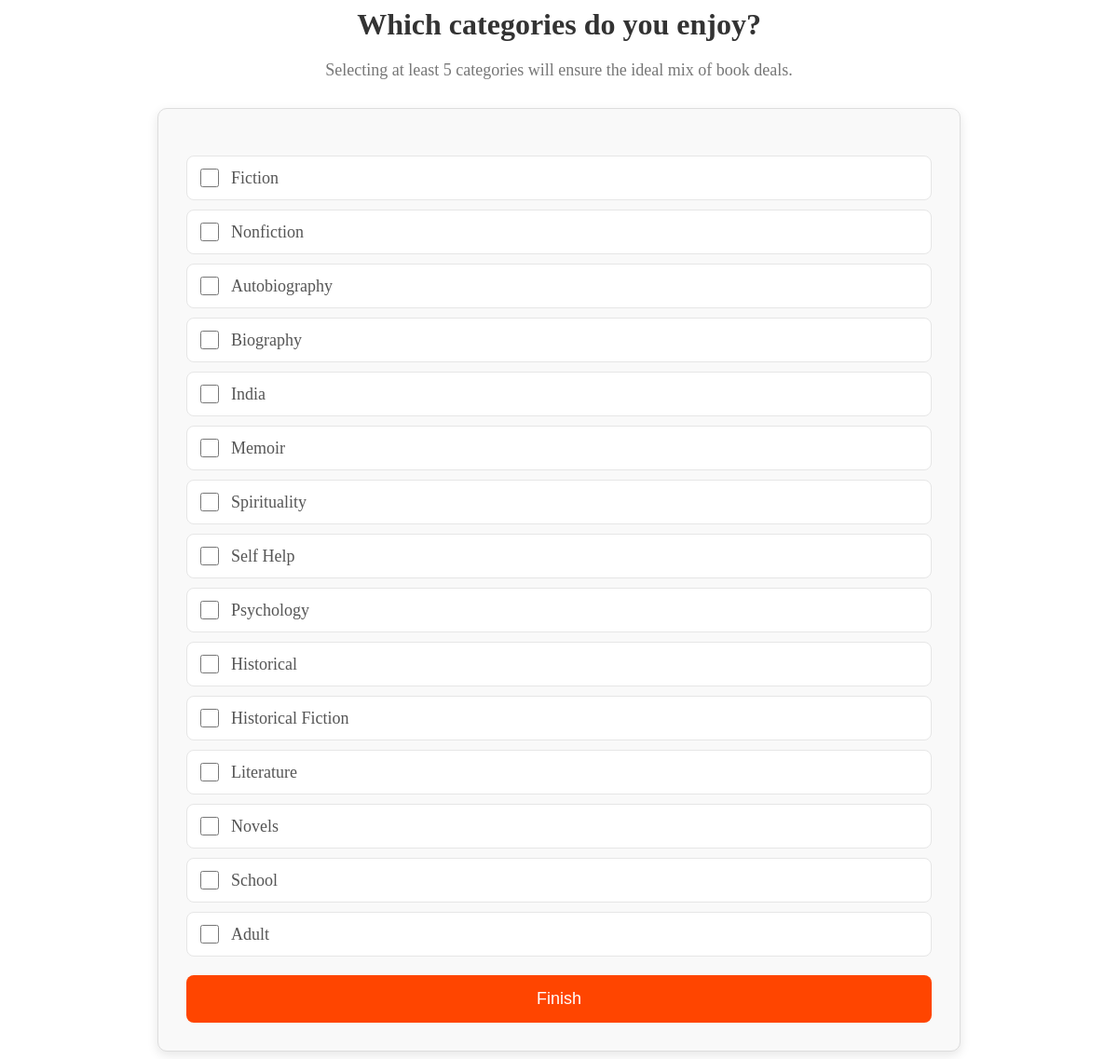
Screenshot of /category-selection/ (signed in) with the database file from the repository.
### main/models.py (models this page shows, shortened)
class Genre(models.Model):
    name = models.CharField(max_length=200)

### main/views.py (the view)
# urls.py: path('category-selection/', category_selection_view, name='category_selection'),
@csrf_protect
def category_selection_view(request):
    user_profile = UserProfile.objects.get(user=request.user)  # Get the user's profile
    if request.method == 'POST':
        form = CategorySelectionForm(request.POST)
        if form.is_valid():
            selected_genres = request.POST.getlist('genres')  # 'genres' now refers to Genre model
            user = request.user
            user_profile.genres.set(selected_genres)  # Use set() to update the many-to-many field
            user_profile.save()
            return redirect('book_list')  # Redirect to book_list after selection
    else:
        form = CategorySelectionForm()
    genres = Genre.objects.all()  # Fetch all genres from the Genre model
    return render(request, 'category_selection.html', {
        'form': form,
        'selected_genres': genres  # Pass the genres to the template
    })

### main/forms.py (shortened to what this page needs)
class CategorySelectionForm(forms.Form):
    genres = forms.ModelMultipleChoiceField(
        queryset=Genre.objects.all(),  # Pull genres from the Genre model
        widget=forms.CheckboxSelectMultiple,  # Render checkboxes
        required=True
    )

### main/templates/category_selection.html (shortened to what this page needs)
{% load static %}
<link rel="stylesheet" href="{% static 'book_comparison/category_style.css' %}">
<h1>Which categories do you enjoy?</h1>
<p>Selecting at least 5 categories will ensure the ideal mix of book deals.</p>
<form method="POST">
    <div class="category-section">
        {% for genre in selected_genres %}
            <div class="category-group">
                <input type="checkbox" id="{{ genre.id }}" name="genres" value="{{ genre.id }}">
                <label for="{{ genre.id }}">{{ genre.name }}</label>
            </div>
        {% endfor %}
    </div>
    <button type="submit">Finish</button>
</form>

### static/book_comparison/category_style.css (style rules this page uses)
form { max-width: 800px; margin: auto; padding: 30px; background-color: #f9f9f9; border: 1px solid #ddd; border-radius: 10px; box-shadow: 0 4px 12px rgba(0, 0, 0, 0.1); }
h1 { text-align: center; font-size: 32px; margin-bottom: 20px; color: #333; }
p { text-align: center; font-size: 18px; color: #777; margin-bottom: 30px; }
.category-section { margin: 20px 0; }
.category-group { display: flex; align-items: center; padding: 10px; margin-bottom: 10px; border: 1px solid #e6e6e6; border-radius: 8px; background-color: #fff; transition: box-shadow 0.2s ease-in-out; }
label { font-size: 18px; color: #555; margin-left: 10px; cursor: pointer; }
input[type="checkbox"] { width: 20px; height: 20px; cursor: pointer; accent-color: #ff4500; }
button { display: block; width: 100%; background-color: #ff4500; color: white; border: none; padding: 15px; font-size: 18px; cursor: pointer; border-radius: 8px; transition: background-color 0.3s ease; }

### rows the page displays
Genre: name "Fiction"
Genre: name "Nonfiction"
Genre: name "Autobiography"
Genre: name "Biography"
Genre: name "India"
Genre: name "Memoir"
Genre: name "Spirituality"
Genre: name "Self Help"
Genre: name "Psychology"
Genre: name "Historical"
Genre: name "Historical Fiction"
Genre: name "Literature"
Genre: name "Novels"
Genre: name "School"
Genre: name "Adult"
